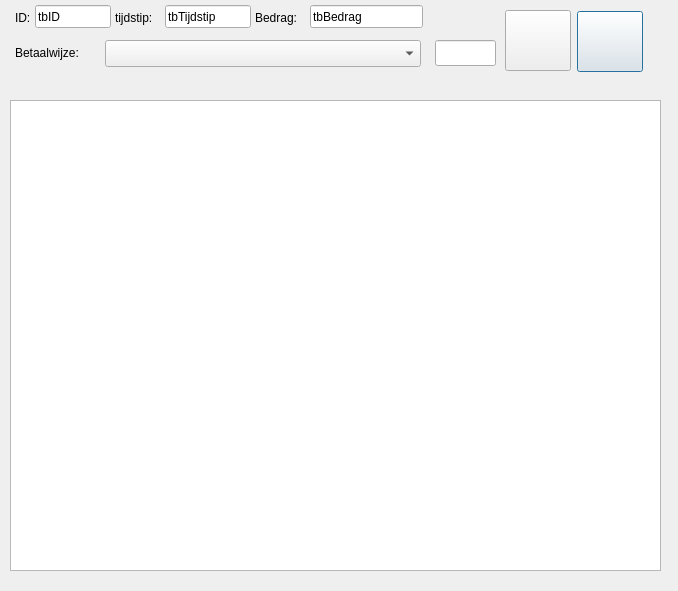
<?xml version="1.0" encoding="UTF-8"?>
<ui version="4.0">
 <class>Betaalmiddel</class>
 <widget class="QDialog" name="Betaalmiddel">
  <property name="geometry">
   <rect>
    <x>0</x>
    <y>0</y>
    <width>678</width>
    <height>591</height>
   </rect>
  </property>
  <property name="windowTitle">
   <string>Dialog</string>
  </property>
  <property name="windowIcon">
   <iconset resource="../resource.qrc">
    <normaloff>:/icons/icons/credit.png</normaloff>:/icons/icons/credit.png</iconset>
  </property>
  <widget class="QTableView" name="tvLijst">
   <property name="geometry">
    <rect>
     <x>10</x>
     <y>100</y>
     <width>651</width>
     <height>471</height>
    </rect>
   </property>
  </widget>
  <widget class="QPushButton" name="btnSluiten">
   <property name="geometry">
    <rect>
     <x>577</x>
     <y>11</y>
     <width>66</width>
     <height>61</height>
    </rect>
   </property>
   <property name="text">
    <string/>
   </property>
   <property name="icon">
    <iconset resource="../resource.qrc">
     <normaloff>:/icons/icons/door_in.png</normaloff>:/icons/icons/door_in.png</iconset>
   </property>
  </widget>
  <widget class="QLabel" name="lbID">
   <property name="geometry">
    <rect>
     <x>15</x>
     <y>10</y>
     <width>31</width>
     <height>16</height>
    </rect>
   </property>
   <property name="text">
    <string>ID:</string>
   </property>
  </widget>
  <widget class="QLineEdit" name="tbID">
   <property name="geometry">
    <rect>
     <x>35</x>
     <y>5</y>
     <width>76</width>
     <height>23</height>
    </rect>
   </property>
   <property name="text">
    <string>tbID</string>
   </property>
   <property name="readOnly">
    <bool>true</bool>
   </property>
  </widget>
  <widget class="QLineEdit" name="tbTijdstip">
   <property name="geometry">
    <rect>
     <x>165</x>
     <y>5</y>
     <width>86</width>
     <height>23</height>
    </rect>
   </property>
   <property name="text">
    <string>tbTijdstip</string>
   </property>
   <property name="readOnly">
    <bool>true</bool>
   </property>
  </widget>
  <widget class="QLineEdit" name="tbBedrag">
   <property name="geometry">
    <rect>
     <x>310</x>
     <y>5</y>
     <width>113</width>
     <height>23</height>
    </rect>
   </property>
   <property name="text">
    <string>tbBedrag</string>
   </property>
   <property name="readOnly">
    <bool>true</bool>
   </property>
  </widget>
  <widget class="QComboBox" name="cbxBetaalwijze">
   <property name="geometry">
    <rect>
     <x>105</x>
     <y>40</y>
     <width>316</width>
     <height>27</height>
    </rect>
   </property>
  </widget>
  <widget class="QLabel" name="lbTijdstip">
   <property name="geometry">
    <rect>
     <x>115</x>
     <y>10</y>
     <width>51</width>
     <height>16</height>
    </rect>
   </property>
   <property name="text">
    <string>tijdstip:</string>
   </property>
  </widget>
  <widget class="QLabel" name="lbBedrag">
   <property name="geometry">
    <rect>
     <x>255</x>
     <y>10</y>
     <width>61</width>
     <height>15</height>
    </rect>
   </property>
   <property name="text">
    <string>Bedrag:</string>
   </property>
  </widget>
  <widget class="QLabel" name="lbBetaalwijze">
   <property name="geometry">
    <rect>
     <x>15</x>
     <y>45</y>
     <width>81</width>
     <height>16</height>
    </rect>
   </property>
   <property name="text">
    <string>Betaalwijze:</string>
   </property>
  </widget>
  <widget class="QPushButton" name="btnOpslaan">
   <property name="geometry">
    <rect>
     <x>505</x>
     <y>10</y>
     <width>66</width>
     <height>61</height>
    </rect>
   </property>
   <property name="text">
    <string/>
   </property>
   <property name="icon">
    <iconset resource="../resource.qrc">
     <normaloff>:/icons/icons/save_close.png</normaloff>:/icons/icons/save_close.png</iconset>
   </property>
  </widget>
  <widget class="QLineEdit" name="tbBetaal_id">
   <property name="geometry">
    <rect>
     <x>435</x>
     <y>40</y>
     <width>61</width>
     <height>26</height>
    </rect>
   </property>
  </widget>
 </widget>
 <resources>
  <include location="../resource.qrc"/>
 </resources>
 <connections/>
</ui>
